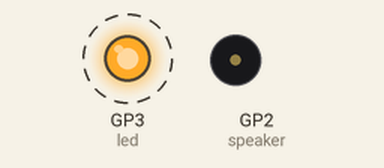
Simulated run of this program. Board: Raspberry Pi Pico running MicroPython. Shown: output pins drawn as LEDs (lit = HIGH), buzzer (waves = sounding, pin HIGH). Dashed ring = blinking.

Above: at 0.2 s.
Timing chart, 0 to 3.0 s (numbered marks = the images above):
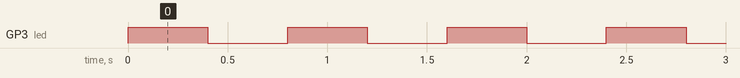

Measured:
- by itself, GP3 (led): alternates HIGH for 0.40 s and LOW for 0.40 s

The program:

led.py
```python
from machine import Pin
import time
delay=0.4
led = Pin(3, Pin.OUT)
speaker=Pin(2, Pin.OUT)
while True:
    speaker.value(0)
    led.value(1)
    time.sleep(delay)
    led.value(0)
    time.sleep(delay)
    speaker.value(0)
       
```
